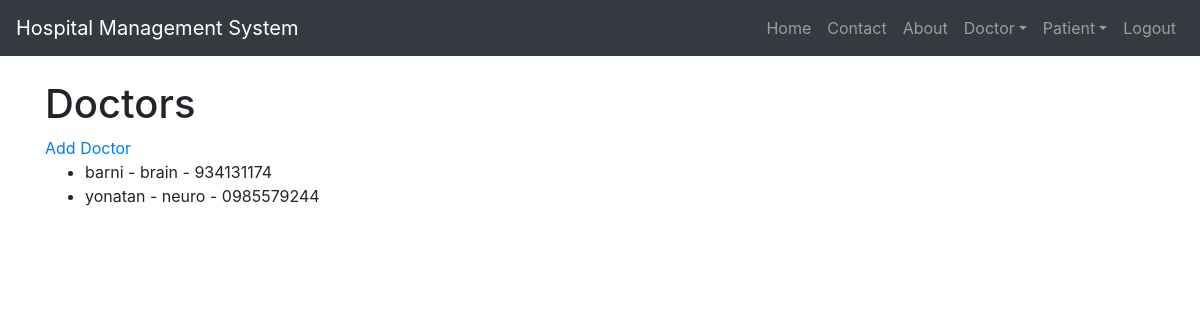
Screenshot of /doctors/ (signed in) with the database file from the repository.
### hospital/models.py (models this page shows, shortened)
class Doctor(models.Model):
    name = models.CharField(max_length=50)
    mobile = models.CharField(max_length=15)
    specialization = models.CharField(max_length=50)
    class Meta:
        verbose_name = "Doctor"
        verbose_name_plural = "Doctors"

### hospital/views.py (the view)
# urls.py: path('doctors/', views.doctor_list, name='doctor_list'),
def doctor_list(request):
    doctors = Doctor.objects.all()
    return render(request, 'doctor_list.html', {'doctors': doctors})

### hospital/templates/doctor_list.html
{% extends 'base.html' %}
{% block content %}
<h1>Doctors</h1>
<a href="{% url 'doctor_create' %}">Add Doctor</a>
<ul>
  {% for doctor in doctors %}
    <li>{{ doctor.name }} - {{ doctor.specialization }} - {{ doctor.mobile }}</li>
  {% empty %}
    <li>No doctors found.</li>
  {% endfor %}
</ul>
{% endblock %}

### rows the page displays
Doctor: name "barni", specialization "brain", mobile "934131174"
Doctor: name "yonatan", specialization "neuro", mobile "0985579244"
